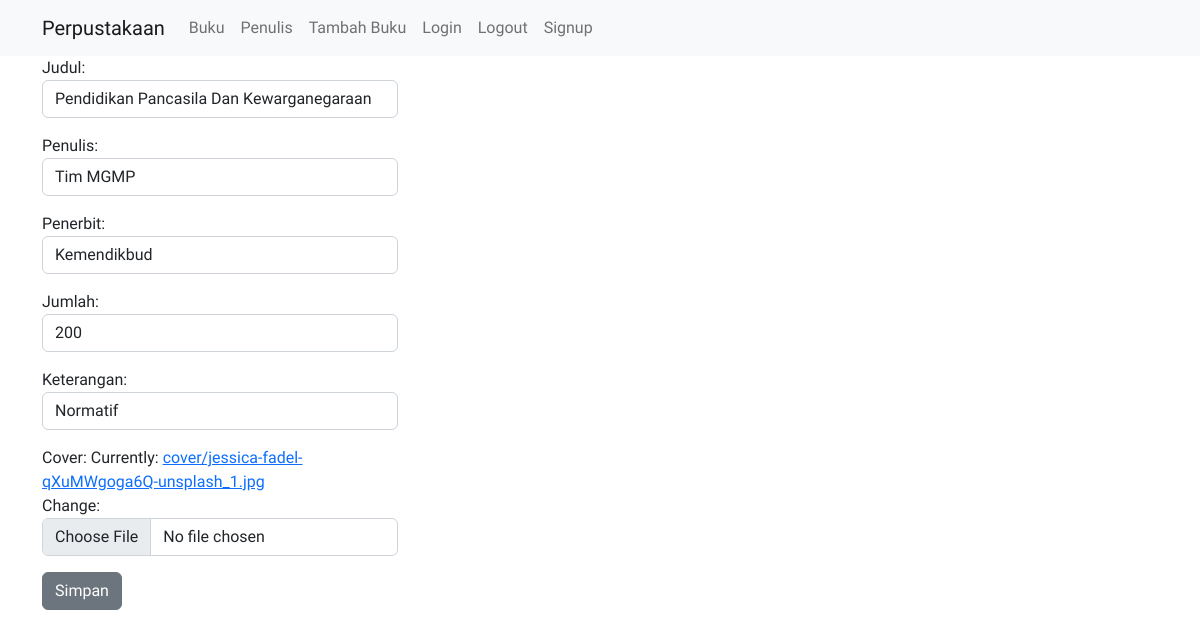
The app's page /buku/ubah/5 (signed in) with its own data.
### perpustakaan/models.py (models this page shows, shortened)
class Buku(models.Model):
    judul =  models.CharField(max_length=50)
    penulis = models.CharField(max_length=40)
    penerbit = models.CharField(max_length=40)
    jumlah = models.IntegerField(null=True)
    keterangan = models.ForeignKey("Keterangan", on_delete=models.CASCADE,null=True)
    cover = models.ImageField(upload_to='cover',null=True)
    tanggal = models.DateTimeField(auto_now_add=True,null=True)

### perpustakaan/views.py (the view)
# urls.py: path('buku/ubah/<int:id_buku>', ubah_buku, name="ubah-buku"),
@login_required(login_url=LOGIN_URL)
def ubah_buku(request,id_buku):
    buku = Buku.objects.get(id=id_buku)
    if request.POST:
        form = FormBuku(request.POST,request.FILES, instance=buku)
        if form.is_valid():
            form.save()
            messages.success(request,"Data berhasil di ubah")
            return redirect(f'/buku/ubah/{id_buku}',id_buku=buku)
    else :
        form = FormBuku(instance=buku)
        konteks = {
            'form' : form,
            'buku' : buku
        }
        return render(request,'ubah-buku.html', konteks)

### perpustakaan/form.py
class FormBuku(ModelForm) :
    class Meta:
        model = Buku
        fields = '__all__'
        widgets = {
            'judul' : forms.TextInput({'class' : 'form-control'}),
            'penulis' : forms.TextInput({'class' : 'form-control'}),
            'penerbit' : forms.TextInput({'class' : 'form-control'}),
            'jumlah' : forms.NumberInput({'class' : 'form-control'}),
            'keterangan' : forms.Select({'class' : 'form-control'}),
        }

### perpustakaan/models.py (called while the page is built)
    def __str__(self):
        return self.nama

### perpustakaan/templates/ubah-buku.html (shortened to what this page needs)
{% extends 'base.html' %}
{% block content %}
{% load static %}
    <div class="container">
        <div class="row">
            <div class="col-md-4">
                <form action="{% url 'ubah-buku' buku.id %}" method="post" enctype="multipart/form-data">
                    {{  form.as_p }}
                    <button class="btn btn-secondary">Simpan</button>
                </form>
            </div>
        </div>
    </div>
{% endblock %}

### static/css/style.css (style rules this page uses)
* { padding: 0; margin: 0; box-sizing: border-box; font-family: "Viga"; }

### records on screen
Buku: judul "Pendidikan Pancasila Dan Kewarganegaraan", penulis "Tim MGMP", penerbit "Kemendikbud", jumlah "200", keterangan "Normatif"
